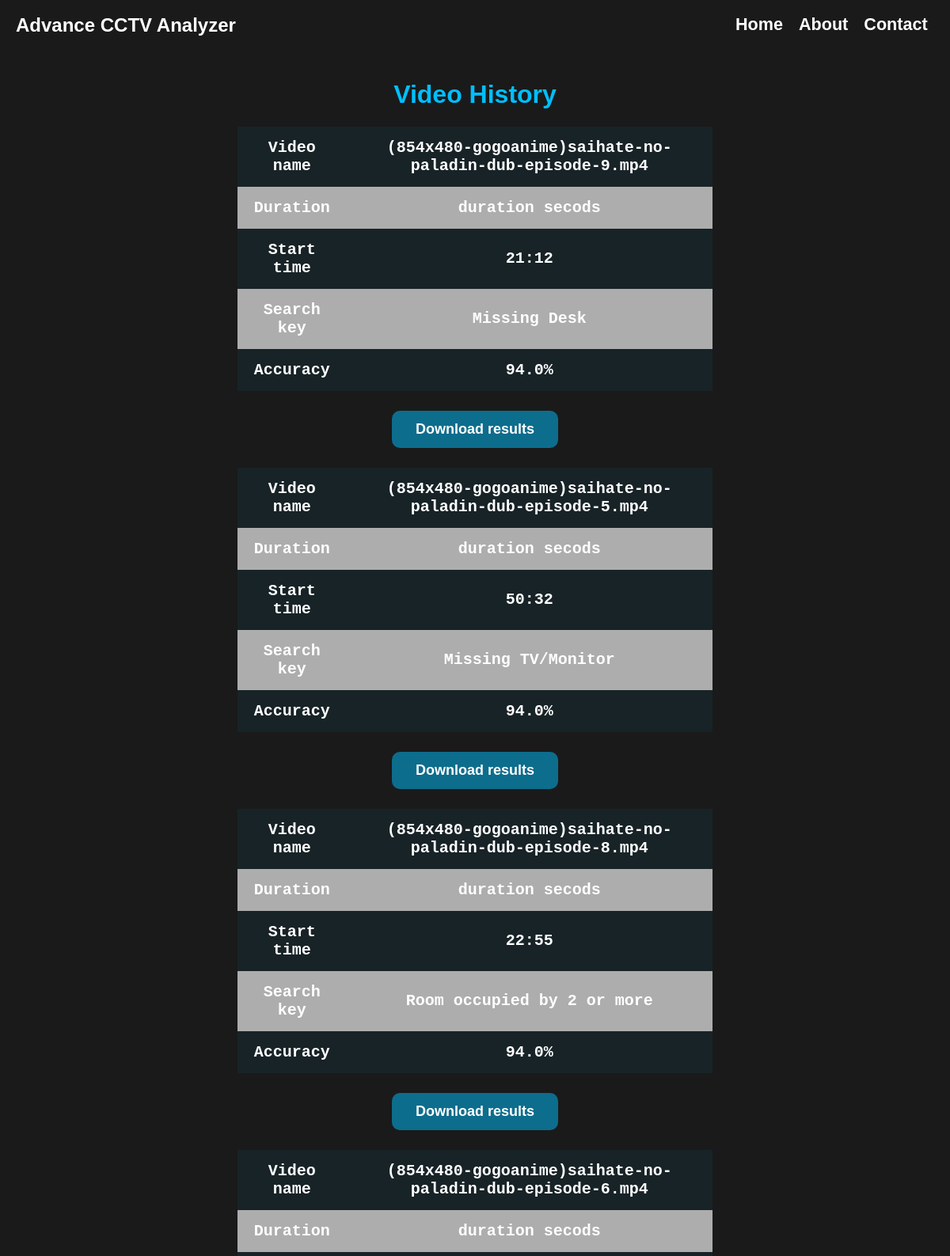
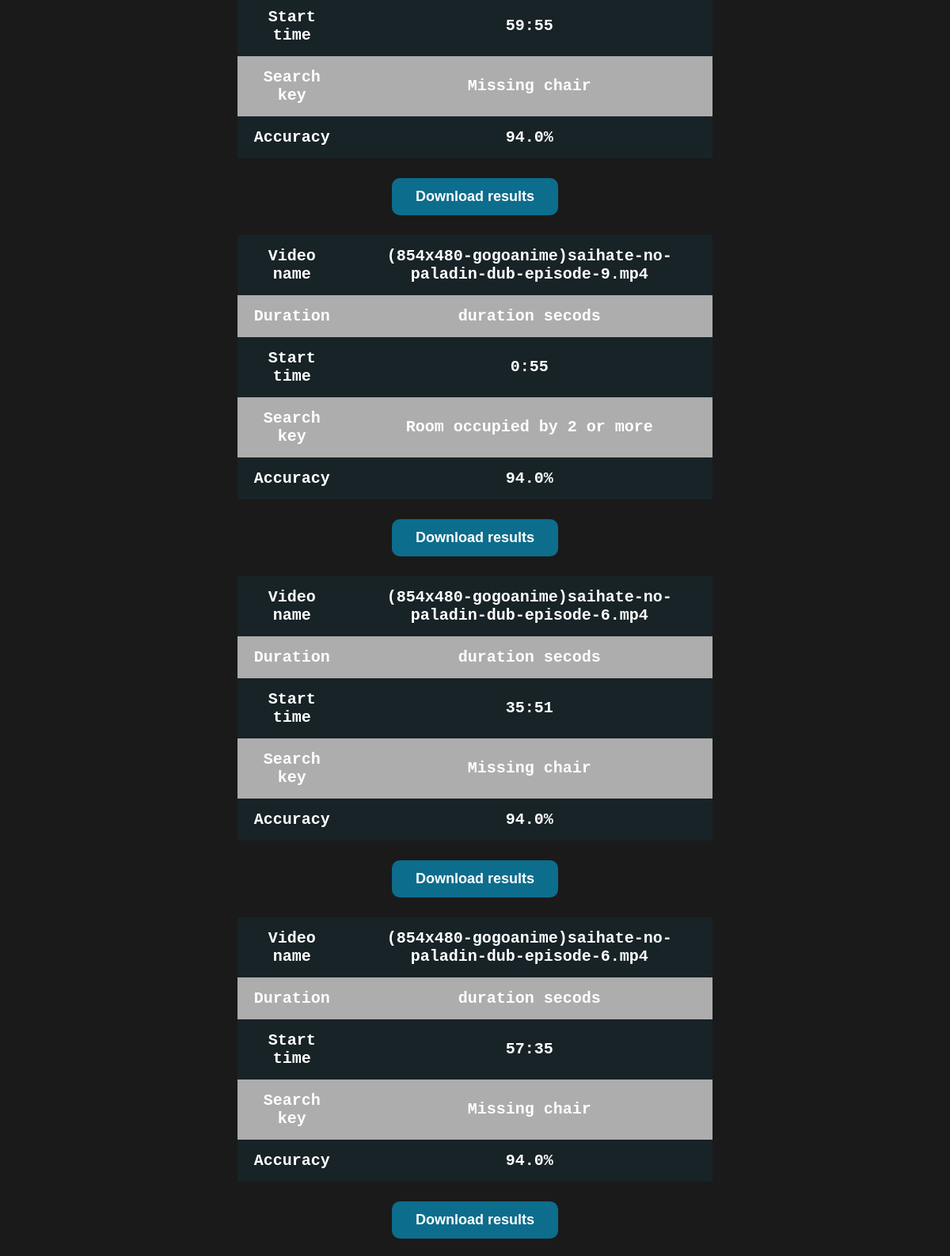
The app's page /history (upper part) with its own data (2 pictures, top to bottom).
### app.py (models this page shows, shortened)
class Metadata(db.Model):
        id = db.Column(db.Integer, primary_key=True)
        user_id = db.Column(db.Integer, nullable=False)
        duration = db.Column(db.String(16), nullable=False)
        startTime = db.Column(db.String(16), nullable=False)
        videoName = db.Column(db.String(200), nullable=False)
        searchKey = db.Column(db.String(100), nullable=False)
        accuracy = db.Column(db.Float, nullable=False)

### app.py (the view)
@app.route('/history')
def history():
    metadataList = Metadata.query.all()
    return render_template('history.html',metadataList = metadataList)

### templates/history.html (shortened to what this page needs)
<!DOCTYPE html>
<html>
<head>
    <link rel="stylesheet" href="{{ url_for('static', filename='historyStyle.css') }}">
</head>
<body>
    <header>
        <div class="logo">
            Advance CCTV Analyzer
        </div>
        <nav>
            <ul>
            <li><a href="/">Home</a></li>
            <li><a href="#">About</a></li>
            <li><a href="#">Contact</a></li>
            </ul>
        </nav>
    </header>
    <main>
        <h1>Video History</h1>
        {% for metadata in metadataList %}
            <section class="results">
                <table>
                    <tr>
                    <td>Video name</td>
                    <td>{{ metadata.videoName }}</td>
                    </tr>
                    <tr>
                    <td>Duration</td>
                    <td>{{ metadata.duration }} secods</td>
                    </tr>
                    <tr>
                    <td>Start time</td>
                    <td>{{ metadata.startTime }}</td>
                    </tr>
                    <tr>
                    <td>Search key</td>
                    <td> {{ metadata.searchKey }}</td>
                    </tr>
                    <tr>
                        <td>Accuracy</td>
                        <td> {{ metadata.accuracy }}%</td>
                    </tr>
                </table>
                <a href="{{ url_for('index') }}" class="button more">Download results</a>
            {% endfor %}
        </section>
    </main>
</body>
</html>

### static/historyStyle.css (style rules this page uses)
html { background-color: #1a1a1a; margin: 0; padding: 0; width: 100%; height: 100%; }
body { margin: 0; padding: 0; width: 100%; height: 100%; text-align: center; }
header { display: flex; justify-content: space-between; align-items: center; padding: 20px; height: 5%; margin: 0; }
nav { margin: 0; }
.logo { font-family: Arial, Helvetica, sans-serif; margin-top: -17px; font-weight: bolder; font-size: x-large; color: white; }
nav ul { display: flex; justify-content: flex-end; margin-top: 0; list-style-type: none; padding: 15px; padding-right: 3%; font-family: Arial, Helvetica, sans-serif; font-weight: bold; font-size: large; }
nav li { margin-left: 20px; }
nav a { color: #fff; text-decoration: none; font-size: larger; }
main { width: 100%; }
h1 { font-family: Arial, Helvetica, sans-serif; color: #00bfff; }
table { border-collapse: collapse; width: 50%; margin-top: 50px; font-weight: bold; font-size: 20px; color:white; font-family: 'Courier New', Courier, monospace; margin: auto; }
td { padding: 15px; text-align: center; }
tr { background-color: rgba(14, 121, 156, 0.1); text-overflow: ellipsis; }
tr:nth-child(even) { background-color: rgb(211, 211, 211 , .8); }
ul { list-style: none; font-family:'Courier New', Courier, monospace; font-size: x-large; }
.button { display: block; font-family: Arial, Helvetica, sans-serif; font-weight: bolder; width: fit-content; margin: auto; padding: 13px 30px; font-size: 18px; margin-top: 50px; border-radius: 10px; text-decoration: none; background-color: #00bfff; color: #fff; }
.more { background-color: rgb(0, 191, 255 , 0.5); margin-top: 25px; margin-bottom: 25px; }

### records on screen
Metadata: videoName "(854x480-gogoanime)saihate-no-paladin-dub-episode-9.mp4", duration "duration", startTime "21:12", searchKey "Missing Desk", accuracy "94.0"
Metadata: videoName "(854x480-gogoanime)saihate-no-paladin-dub-episode-5.mp4", duration "duration", startTime "50:32", searchKey "Missing TV/Monitor", accuracy "94.0"
Metadata: videoName "(854x480-gogoanime)saihate-no-paladin-dub-episode-8.mp4", duration "duration", startTime "22:55", searchKey "Room occupied by 2 or more", accuracy "94.0"
Metadata: videoName "(854x480-gogoanime)saihate-no-paladin-dub-episode-6.mp4", duration "duration", startTime "59:55", searchKey "Missing chair", accuracy "94.0"
Metadata: videoName "(854x480-gogoanime)saihate-no-paladin-dub-episode-9.mp4", duration "duration", startTime "0:55", searchKey "Room occupied by 2 or more", accuracy "94.0"
Metadata: videoName "(854x480-gogoanime)saihate-no-paladin-dub-episode-6.mp4", duration "duration", startTime "35:51", searchKey "Missing chair", accuracy "94.0"
Metadata: videoName "(854x480-gogoanime)saihate-no-paladin-dub-episode-6.mp4", duration "duration", startTime "57:35", searchKey "Missing chair", accuracy "94.0"
